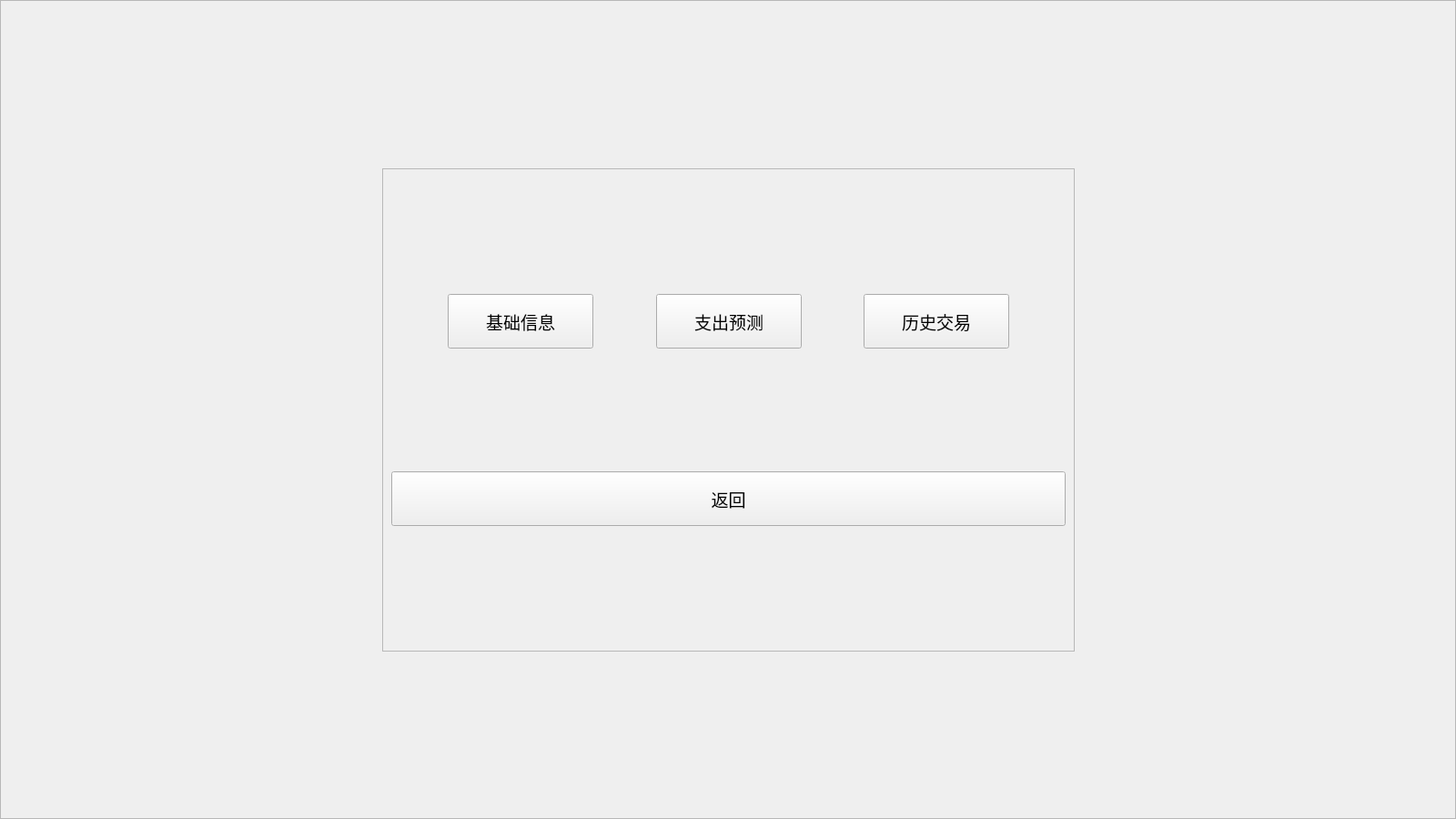
<?xml version="1.0" encoding="UTF-8"?>
<ui version="4.0">
 <class>xinxi</class>
 <widget class="QWidget" name="xinxi">
  <property name="geometry">
   <rect>
    <x>0</x>
    <y>0</y>
    <width>1600</width>
    <height>900</height>
   </rect>
  </property>
  <property name="sizePolicy">
   <sizepolicy hsizetype="Fixed" vsizetype="Fixed">
    <horstretch>0</horstretch>
    <verstretch>0</verstretch>
   </sizepolicy>
  </property>
  <property name="minimumSize">
   <size>
    <width>1600</width>
    <height>900</height>
   </size>
  </property>
  <property name="maximumSize">
   <size>
    <width>1600</width>
    <height>900</height>
   </size>
  </property>
  <property name="windowTitle">
   <string>Form</string>
  </property>
  <widget class="QFrame" name="frame_background">
   <property name="geometry">
    <rect>
     <x>0</x>
     <y>0</y>
     <width>1600</width>
     <height>900</height>
    </rect>
   </property>
   <property name="sizePolicy">
    <sizepolicy hsizetype="Fixed" vsizetype="Fixed">
     <horstretch>0</horstretch>
     <verstretch>0</verstretch>
    </sizepolicy>
   </property>
   <property name="minimumSize">
    <size>
     <width>1600</width>
     <height>900</height>
    </size>
   </property>
   <property name="maximumSize">
    <size>
     <width>1600</width>
     <height>900</height>
    </size>
   </property>
   <property name="frameShape">
    <enum>QFrame::StyledPanel</enum>
   </property>
   <property name="frameShadow">
    <enum>QFrame::Raised</enum>
   </property>
   <layout class="QGridLayout" name="gridLayout_2">
    <item row="0" column="0">
     <layout class="QVBoxLayout" name="verticalLayout_3">
      <item>
       <layout class="QVBoxLayout" name="verticalLayout_2">
        <item>
         <spacer name="verticalSpacer_4">
          <property name="orientation">
           <enum>Qt::Vertical</enum>
          </property>
          <property name="sizeHint" stdset="0">
           <size>
            <width>20</width>
            <height>40</height>
           </size>
          </property>
         </spacer>
        </item>
        <item>
         <layout class="QHBoxLayout" name="horizontalLayout_3">
          <item>
           <spacer name="horizontalSpacer_9">
            <property name="orientation">
             <enum>Qt::Horizontal</enum>
            </property>
            <property name="sizeHint" stdset="0">
             <size>
              <width>40</width>
              <height>20</height>
             </size>
            </property>
           </spacer>
          </item>
          <item>
           <widget class="QFrame" name="frame_login">
            <property name="sizePolicy">
             <sizepolicy hsizetype="Fixed" vsizetype="Fixed">
              <horstretch>0</horstretch>
              <verstretch>0</verstretch>
             </sizepolicy>
            </property>
            <property name="minimumSize">
             <size>
              <width>761</width>
              <height>531</height>
             </size>
            </property>
            <property name="maximumSize">
             <size>
              <width>761</width>
              <height>531</height>
             </size>
            </property>
            <property name="frameShape">
             <enum>QFrame::StyledPanel</enum>
            </property>
            <property name="frameShadow">
             <enum>QFrame::Raised</enum>
            </property>
            <layout class="QGridLayout" name="gridLayout">
             <item row="0" column="0">
              <layout class="QVBoxLayout" name="verticalLayout">
               <item>
                <spacer name="verticalSpacer">
                 <property name="orientation">
                  <enum>Qt::Vertical</enum>
                 </property>
                 <property name="sizeHint" stdset="0">
                  <size>
                   <width>20</width>
                   <height>40</height>
                  </size>
                 </property>
                </spacer>
               </item>
               <item>
                <layout class="QHBoxLayout" name="horizontalLayout_2">
                 <item>
                  <spacer name="horizontalSpacer_7">
                   <property name="orientation">
                    <enum>Qt::Horizontal</enum>
                   </property>
                   <property name="sizeHint" stdset="0">
                    <size>
                     <width>40</width>
                     <height>20</height>
                    </size>
                   </property>
                  </spacer>
                 </item>
                 <item>
                  <widget class="QPushButton" name="pushButton">
                   <property name="sizePolicy">
                    <sizepolicy hsizetype="Fixed" vsizetype="Fixed">
                     <horstretch>0</horstretch>
                     <verstretch>0</verstretch>
                    </sizepolicy>
                   </property>
                   <property name="minimumSize">
                    <size>
                     <width>160</width>
                     <height>60</height>
                    </size>
                   </property>
                   <property name="maximumSize">
                    <size>
                     <width>160</width>
                     <height>60</height>
                    </size>
                   </property>
                   <property name="font">
                    <font>
                     <pointsize>14</pointsize>
                    </font>
                   </property>
                   <property name="text">
                    <string>基础信息</string>
                   </property>
                  </widget>
                 </item>
                 <item>
                  <spacer name="horizontalSpacer">
                   <property name="orientation">
                    <enum>Qt::Horizontal</enum>
                   </property>
                   <property name="sizeHint" stdset="0">
                    <size>
                     <width>40</width>
                     <height>20</height>
                    </size>
                   </property>
                  </spacer>
                 </item>
                 <item>
                  <widget class="QPushButton" name="forecastButton">
                   <property name="sizePolicy">
                    <sizepolicy hsizetype="Fixed" vsizetype="Fixed">
                     <horstretch>0</horstretch>
                     <verstretch>0</verstretch>
                    </sizepolicy>
                   </property>
                   <property name="minimumSize">
                    <size>
                     <width>160</width>
                     <height>60</height>
                    </size>
                   </property>
                   <property name="maximumSize">
                    <size>
                     <width>160</width>
                     <height>60</height>
                    </size>
                   </property>
                   <property name="font">
                    <font>
                     <pointsize>14</pointsize>
                    </font>
                   </property>
                   <property name="text">
                    <string>支出预测</string>
                   </property>
                  </widget>
                 </item>
                 <item>
                  <spacer name="horizontalSpacer_6">
                   <property name="orientation">
                    <enum>Qt::Horizontal</enum>
                   </property>
                   <property name="sizeHint" stdset="0">
                    <size>
                     <width>40</width>
                     <height>20</height>
                    </size>
                   </property>
                  </spacer>
                 </item>
                 <item>
                  <widget class="QPushButton" name="pushButton_2">
                   <property name="sizePolicy">
                    <sizepolicy hsizetype="Fixed" vsizetype="Fixed">
                     <horstretch>0</horstretch>
                     <verstretch>0</verstretch>
                    </sizepolicy>
                   </property>
                   <property name="minimumSize">
                    <size>
                     <width>160</width>
                     <height>60</height>
                    </size>
                   </property>
                   <property name="maximumSize">
                    <size>
                     <width>160</width>
                     <height>60</height>
                    </size>
                   </property>
                   <property name="font">
                    <font>
                     <pointsize>14</pointsize>
                    </font>
                   </property>
                   <property name="text">
                    <string>历史交易</string>
                   </property>
                  </widget>
                 </item>
                 <item>
                  <spacer name="horizontalSpacer_8">
                   <property name="orientation">
                    <enum>Qt::Horizontal</enum>
                   </property>
                   <property name="sizeHint" stdset="0">
                    <size>
                     <width>40</width>
                     <height>20</height>
                    </size>
                   </property>
                  </spacer>
                 </item>
                </layout>
               </item>
               <item>
                <spacer name="verticalSpacer_2">
                 <property name="orientation">
                  <enum>Qt::Vertical</enum>
                 </property>
                 <property name="sizeHint" stdset="0">
                  <size>
                   <width>20</width>
                   <height>40</height>
                  </size>
                 </property>
                </spacer>
               </item>
               <item>
                <widget class="QPushButton" name="pushButton_3">
                 <property name="minimumSize">
                  <size>
                   <width>0</width>
                   <height>60</height>
                  </size>
                 </property>
                 <property name="maximumSize">
                  <size>
                   <width>16777215</width>
                   <height>60</height>
                  </size>
                 </property>
                 <property name="font">
                  <font>
                   <pointsize>14</pointsize>
                  </font>
                 </property>
                 <property name="text">
                  <string>返回</string>
                 </property>
                </widget>
               </item>
               <item>
                <spacer name="verticalSpacer_3">
                 <property name="orientation">
                  <enum>Qt::Vertical</enum>
                 </property>
                 <property name="sizeHint" stdset="0">
                  <size>
                   <width>20</width>
                   <height>40</height>
                  </size>
                 </property>
                </spacer>
               </item>
              </layout>
             </item>
            </layout>
           </widget>
          </item>
          <item>
           <spacer name="horizontalSpacer_10">
            <property name="orientation">
             <enum>Qt::Horizontal</enum>
            </property>
            <property name="sizeHint" stdset="0">
             <size>
              <width>40</width>
              <height>20</height>
             </size>
            </property>
           </spacer>
          </item>
         </layout>
        </item>
        <item>
         <spacer name="verticalSpacer_5">
          <property name="orientation">
           <enum>Qt::Vertical</enum>
          </property>
          <property name="sizeHint" stdset="0">
           <size>
            <width>20</width>
            <height>40</height>
           </size>
          </property>
         </spacer>
        </item>
       </layout>
      </item>
     </layout>
    </item>
   </layout>
  </widget>
 </widget>
 <resources/>
 <connections/>
</ui>
